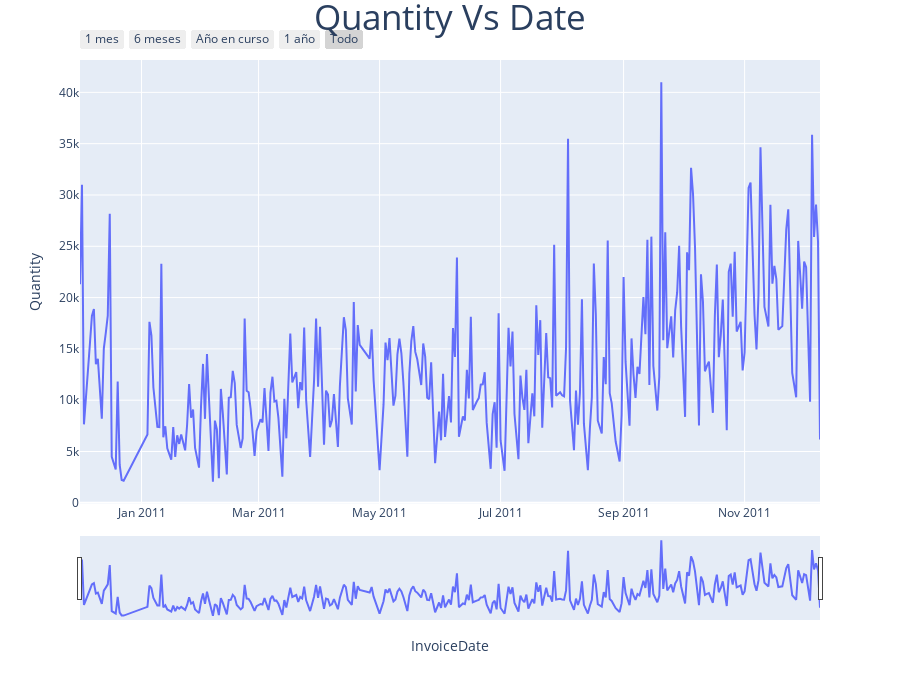

Notebook source saved alongside this figure:
### Code cell
fig = px.line(data,x=data.index,y='Quantity')
fig.update_layout(xaxis=dict(rangeselector=dict(buttons=list([dict(count=1,label="1 mes",step="month",stepmode="backward"),
                                                              dict(count=6,label="6 meses",step="month",stepmode="backward"),
                                                              dict(count=1,label="Año en curso",step="year",stepmode="todate"),
                                                              dict(count=1,label="1 año",step="year",stepmode="backward"),
                                                              dict(label='Todo',step="all")])),
                             rangeslider=dict(visible=True),
                             type='date'),
                 title={'text': 'Quantity Vs Date','x':0.5,'font': {'size': 35}},
                 height=700)
fig.show()

### Figure 1 — Plotly figure (JSON) as saved in the notebook; plotly's stock layout.template omitted (floating-point values rounded to 4 significant figures; data arrays with more than 128 entries replaced by an {"elided": "..."} marker saying what was removed)
{"data": [{"hovertemplate": "InvoiceDate=%{x}<br>Quantity=%{y}<extra></extra>", "legendgroup": "", "line": {"color": "#636efa", "dash": "solid"}, "marker": {"symbol": "circle"}, "mode": "lines", "name": "", "orientation": "v", "showlegend": false, "type": "scatter", "x": {"elided": "305 str values"}, "xaxis": "x", "y": {"elided": "305 int values"}, "yaxis": "y"}], "layout": {"height": 700, "legend": {"tracegroupgap": 0}, "margin": {"t": 60}, "title": {"font": {"size": 35}, "text": "Quantity Vs Date", "x": 0.5}, "xaxis": {"anchor": "y", "domain": [0, 1], "rangeselector": {"buttons": [{"count": 1, "label": "1 mes", "step": "month", "stepmode": "backward"}, {"count": 6, "label": "6 meses", "step": "month", "stepmode": "backward"}, {"count": 1, "label": "Año en curso", "step": "year", "stepmode": "todate"}, {"count": 1, "label": "1 año", "step": "year", "stepmode": "backward"}, {"label": "Todo", "step": "all"}]}, "rangeslider": {"visible": true}, "title": {"text": "InvoiceDate"}, "type": "date"}, "yaxis": {"anchor": "x", "domain": [0, 1], "title": {"text": "Quantity"}}}}
